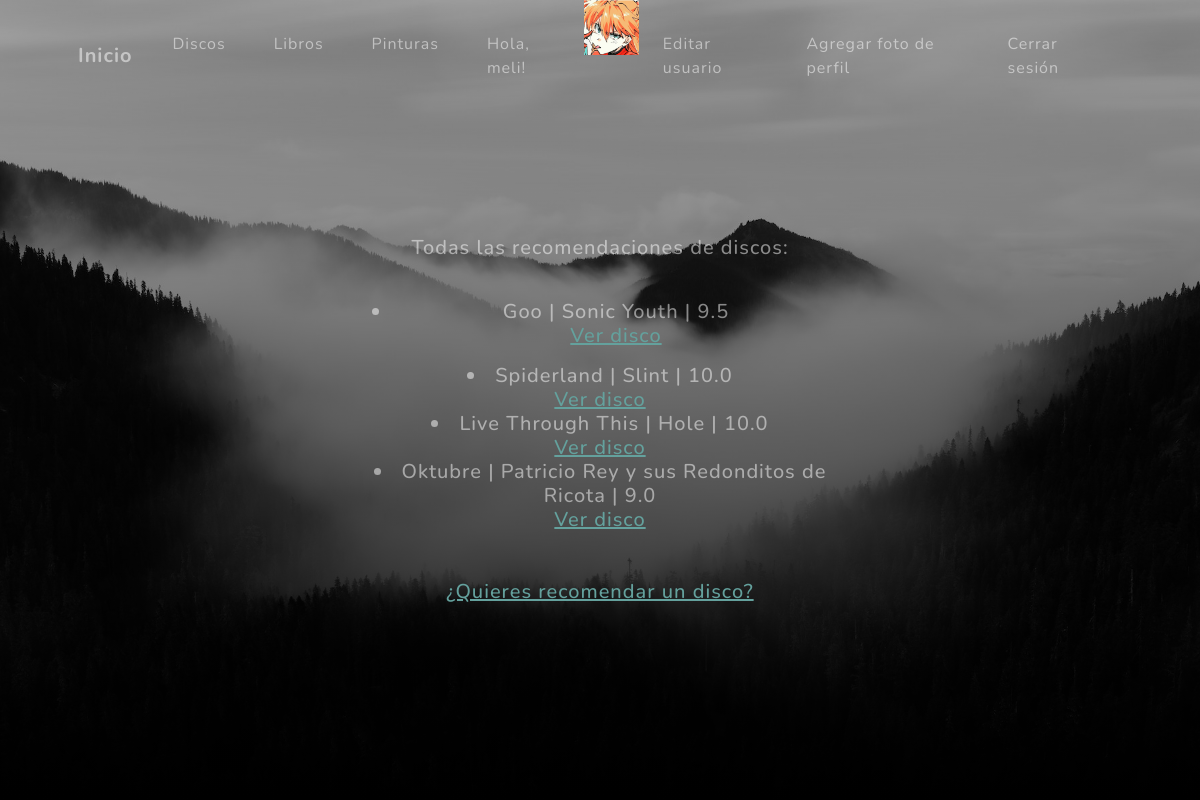
/verDiscos/ (signed in), run on the app's committed database.
### AppArte/models.py (models this page shows, shortened)
class Avatar(models.Model):
    usuario= models.ForeignKey(User, on_delete=models.CASCADE)
    imagen= models.ImageField(upload_to="avatares", null=True, blank=True)

class Discos(models.Model):
    nombre=models.CharField(max_length=70)
    artista=models.CharField(max_length=70)
    año=models.IntegerField()
    genero=models.CharField(max_length=70)
    puntaje= models.FloatField()
    descripcion= models.TextField()
    usuarioBlog = models.ForeignKey(User, on_delete=models.CASCADE, blank=True, null=True)
    tapa= models.ImageField(upload_to="discos/", null=True, blank=True)

### AppArte/views.py (the view)
# urls.py: path('verDiscos/', listaDiscos.as_view(), name="listadiscos"),
class listaDiscos(ListView):
    model= Discos

### AppArte/templates/AppArte/discos_list.html (shortened to what this page needs)
{% extends "AppArte/padre.html" %}
{% block descripcion %}
<p> Todas las recomendaciones de discos: </p>
    <br>
    <ul>
{% for discos in object_list %}
    <li>{{discos.nombre}} | {{discos.artista}} | {{discos.puntaje}}<br></li>
    <a href="{% url 'detallediscos' discos.id %}"> Ver disco </a>
    </ul>
{% endfor %}
{% endblock %}
{% block urldelboton%}
{% if user.is_authenticated %}
<a href="{% url 'formdedisco' %}"> <h5>¿Quieres recomendar un disco?</h5> </a>
{% else %}
<a href="{% url 'register' %}"> <h5>¿Quieres recomendar un disco?</h5> </a>
{% endif %}
{% endblock urldelboton%}

### AppArte/templates/AppArte/padre.html (shortened to what this page needs)
<!DOCTYPE html>
<html lang="en">
    <head>
        {% load static %}
        <link href="{% static 'AppArte/css/styles.css' %}" rel="stylesheet" />
    </head>
    <body id="page-top">
        <nav class="navbar navbar-expand-lg navbar-light fixed-top" id="mainNav">
            <div class="container px-4 px-lg-5">
                <a class="navbar-brand" href="{% url 'Inicio' %}">Inicio</a>
                <div class="collapse navbar-collapse" id="navbarResponsive">
                    <ul class="navbar-nav ms-auto">
                        <li class="nav-item"><a class="nav-link" href="{% url 'discos' %}">Discos</a></li>
                        <li class="nav-item"><a class="nav-link" href="{% url 'libros' %}">Libros</a></li>
                        <li class="nav-item"><a class="nav-link" href="{% url 'pinturas' %}">Pinturas</a></li>
                        {% if user.is_authenticated %}
                        <li class="nav-item"><a class="nav-link">Hola, {{user.username}}!</a></li>
                        {% with user.avatar_set.first as userAvatar %}
                            {% if userAvatar %}
                        <img src="{{userAvatar.imagen.url}}" alt="No hay imágen" style="max-width: 55px ; max-height: 55px;">
                            {% endif %}
                        {% endwith %}
                        <li class="nav-item"><a class="nav-link" href="{% url 'editaruser' %}">Editar usuario</a></li>
                        <li class="nav-item"><a class="nav-link" href="{% url 'avatar' %}">Agregar foto de perfil</a></li>
                        <li class="nav-item"><a class="nav-link" href="{% url 'logout' %}">Cerrar sesión</a></li>
                        {% endif %}
                    </ul>
                </div>
            </div>
        </nav>
        <header class="masthead">
            <div class="container px-4 px-lg-5 d-flex h-100 align-items-center justify-content-center">
                <div class="d-flex justify-content-center">
                    <div class="text-center">
                        <h2 class="text-white-50 mx-auto mt-5 mb-5">
                            {% block descripcion %}{% endblock %}
                        </h2>
                        {% block urldelboton%}{% endblock urldelboton%}
                    </div>
                </div>
            </div>
        </header>
    </body>
</html>

### data on the page
Avatar: imagen (picture)
Discos: nombre "Goo", artista "Sonic Youth", puntaje "9.5"
Discos: nombre "Spiderland", artista "Slint", puntaje "10.0"
Discos: nombre "Live Through This", artista "Hole", puntaje "10.0"
Discos: nombre "Oktubre", artista "Patricio Rey y sus Redonditos de Ricota", puntaje "9.0"

### other printed values
{{ user.username }} "meli"
